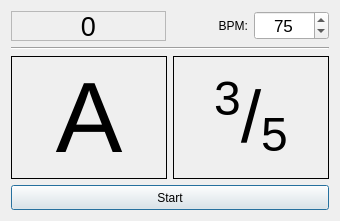
<?xml version="1.0" encoding="UTF-8"?>
<ui version="4.0">
 <class>Dialog</class>
 <widget class="QDialog" name="Dialog">
  <property name="geometry">
   <rect>
    <x>0</x>
    <y>0</y>
    <width>340</width>
    <height>221</height>
   </rect>
  </property>
  <property name="minimumSize">
   <size>
    <width>340</width>
    <height>0</height>
   </size>
  </property>
  <property name="maximumSize">
   <size>
    <width>340</width>
    <height>16777215</height>
   </size>
  </property>
  <property name="windowTitle">
   <string>Transforms Trainer</string>
  </property>
  <property name="windowIcon">
   <iconset>
    <normaloff>key.png</normaloff>key.png</iconset>
  </property>
  <layout class="QVBoxLayout" name="verticalLayout">
   <item>
    <layout class="QHBoxLayout" name="horizontalLayout_2">
     <item>
      <widget class="QLabel" name="lTick">
       <property name="minimumSize">
        <size>
         <width>155</width>
         <height>0</height>
        </size>
       </property>
       <property name="maximumSize">
        <size>
         <width>16777215</width>
         <height>30</height>
        </size>
       </property>
       <property name="font">
        <font>
         <pointsize>20</pointsize>
        </font>
       </property>
       <property name="frameShape">
        <enum>QFrame::StyledPanel</enum>
       </property>
       <property name="lineWidth">
        <number>1</number>
       </property>
       <property name="text">
        <string>0</string>
       </property>
       <property name="alignment">
        <set>Qt::AlignCenter</set>
       </property>
      </widget>
     </item>
     <item>
      <widget class="QLabel" name="label">
       <property name="text">
        <string>BPM:</string>
       </property>
       <property name="alignment">
        <set>Qt::AlignRight|Qt::AlignTrailing|Qt::AlignVCenter</set>
       </property>
      </widget>
     </item>
     <item>
      <widget class="QSpinBox" name="sbBPM">
       <property name="font">
        <font>
         <pointsize>13</pointsize>
        </font>
       </property>
       <property name="alignment">
        <set>Qt::AlignCenter</set>
       </property>
       <property name="maximum">
        <number>260</number>
       </property>
       <property name="value">
        <number>75</number>
       </property>
      </widget>
     </item>
    </layout>
   </item>
   <item>
    <widget class="Line" name="line">
     <property name="orientation">
      <enum>Qt::Horizontal</enum>
     </property>
    </widget>
   </item>
   <item>
    <layout class="QHBoxLayout" name="horizontalLayout">
     <item>
      <widget class="QLabel" name="lKey">
       <property name="minimumSize">
        <size>
         <width>85</width>
         <height>0</height>
        </size>
       </property>
       <property name="font">
        <font>
         <pointsize>75</pointsize>
        </font>
       </property>
       <property name="frameShape">
        <enum>QFrame::Panel</enum>
       </property>
       <property name="text">
        <string>A</string>
       </property>
       <property name="alignment">
        <set>Qt::AlignCenter</set>
       </property>
      </widget>
     </item>
     <item>
      <widget class="QLabel" name="lTransform">
       <property name="minimumSize">
        <size>
         <width>85</width>
         <height>0</height>
        </size>
       </property>
       <property name="font">
        <font>
         <pointsize>55</pointsize>
        </font>
       </property>
       <property name="frameShape">
        <enum>QFrame::Panel</enum>
       </property>
       <property name="text">
        <string>&lt;html&gt;&lt;head/&gt;&lt;body&gt;&lt;p&gt;&lt;span style=&quot; vertical-align:super;&quot;&gt;3&lt;/span&gt;/&lt;span style=&quot; vertical-align:sub;&quot;&gt;5&lt;/span&gt;&lt;/p&gt;&lt;/body&gt;&lt;/html&gt;</string>
       </property>
       <property name="alignment">
        <set>Qt::AlignCenter</set>
       </property>
      </widget>
     </item>
    </layout>
   </item>
   <item>
    <widget class="QPushButton" name="pbStart">
     <property name="minimumSize">
      <size>
       <width>0</width>
       <height>25</height>
      </size>
     </property>
     <property name="text">
      <string>Start</string>
     </property>
    </widget>
   </item>
  </layout>
 </widget>
 <resources/>
 <connections/>
</ui>
